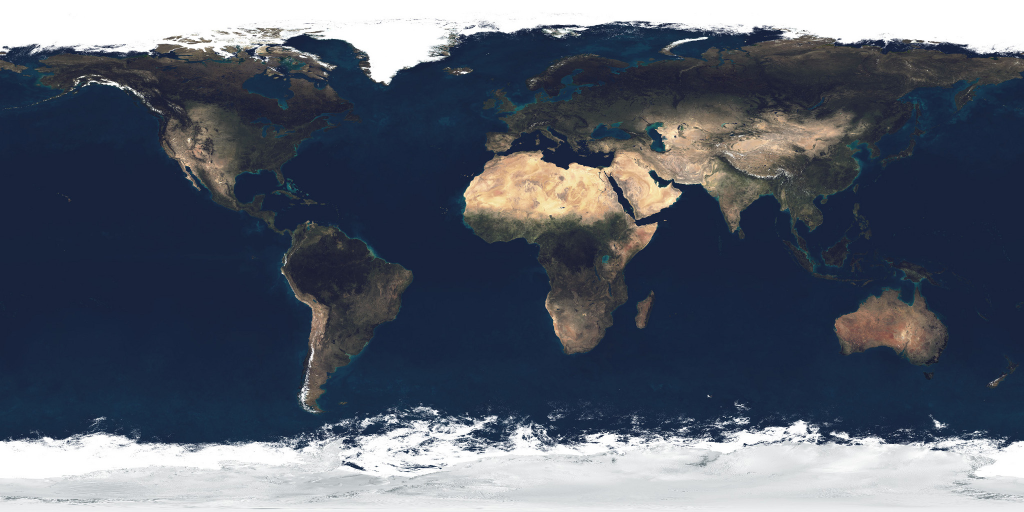
#> input picture tools/eclipse/tex/earth_atmos_2048.jpg, 2048 x 1024 px (shown at 1/2 size)
$ python -i comp.py   (imports and definitions only)
#> lines starting #> are read from the running program, lines starting #| are printed output that depends on the picture
#> further down, picture is the input picture: shape (1024, 2048, 3); mean B, G, R 107.3, 94.3, 87.1
### tools/eclipse/cam.py
"""Timeline for The Moon Shouldn't Fit: params(t) -> (floats, vec3s) for gl/scene.glsl."""
import math
import numpy as np
DUR = 21.0

def cl(x, a=0., b=1.): return min(max(x, a), b)
def sm(a, b, x): x = cl((x - a) / (b - a)); return x * x * (3 - 2 * x)
def lerp(a, b, x): return a + (b - a) * x
def un(v): v = np.asarray(v, float); return v / np.linalg.norm(v)

BASE = dict(uT=0., uShot=0, uZoom=1, uMR=1, uExp=1, uDark=0, uFov=.5, uA=0, uB=0, uSky=0, uPhot=1,
            uMoonC=[0, 0, 0], uBead=[0, 0, 0], uCamP=[0, 0, 5], uCamT=[0, 0, 0], uSun=[1, 0, 0], uCen=[0, 0, 0])
L = un([1, .3, .55]); SIDE = un(np.cross(L, [0, 1, 0])); UP = np.cross(SIDE, L)

# [8 lines left out: function bead_for, not called in this run]

def totality(t, mc, mr, zoom, sky=1., cor=1., cen=(0, 0)):
    return dict(uShot=0, uZoom=zoom, uMR=mr, uExp=1., uDark=cor, uSky=sky, uPhot=1., uMoonC=[mc[0], mc[1], 0],
                uBead=bead_for(mc, mr), uCen=[cen[0], cen[1], 0])

# [52 lines left out: function params, not called in this run]

### tools/eclipse/comp.py
"""python3 comp.py plates|frames|video OUT [scale]   plates: shader renders; frames: bloom, grain, text; video: encode."""
import json, os, subprocess, sys
import numpy as np
from PIL import Image, ImageDraw, ImageFilter, ImageFont
import cam

FPS = 30
NF = int(round(cam.DUR * FPS))
FD = '/usr/share/fonts/opentype/inter/'
def font(sz, w='Black'): return ImageFont.truetype(FD + f'Inter-{w}.otf', sz)

# (t0, t1, [(text, size, weight)]): one short line per beat, top third
TEXT = [
    (0.15, 2.35, [("THE MOON", 132, 'Black'), ("SHOULDN'T FIT.", 104, 'Black')]),
    (2.75, 4.0, [("THE SUN IS 400× WIDER.", 76, 'Black')]),
    (4.05, 5.35, [("AND ABOUT 400×", 76, 'Black'), ("FARTHER AWAY.", 76, 'Black')]),
    (5.45, 6.45, [("SO THEY FIT.", 96, 'Black')]),
    (6.7, 9.95, [("FOR A FEW MINUTES,", 72, 'Black'), ("DAY TURNS TO NIGHT.", 72, 'Black')]),
    (10.05, 11.45, [("BUT IT'S", 130, 'Black'), ("ENDING.", 130, 'Black')]),
    (11.65, 13.3, [("THE MOON DRIFTS", 74, 'Black'), ("3.8 CM AWAY EVERY YEAR.", 74, 'Black')]),
    (13.4, 14.95, [("SOME ECLIPSES", 84, 'Black'), ("ALREADY MISS.", 84, 'Black')]),
    (15.05, 16.95, [("IN ABOUT 600 MILLION YEARS,", 66, 'Black'), ("THE LAST ONE.", 96, 'Black')]),
    (17.15, 19.45, [("YOU WERE BORN", 92, 'Black'), ("IN THE WINDOW.", 92, 'Black')]),
    (19.6, 21.0, [("NEXT ONE: 2 AUG 2027", 76, 'Black'), ("6 MIN 23 S OF NIGHT.", 64, 'Black')]),
]
TOP = 250

def env(t, a, b, fi=.18, fo=.22): return min(max((t - a) / fi, 0), 1) * min(max((b - t) / fo, 0), 1)

def plate_path(O, i): return f'{O}/plates/p{i:04d}.png'

# [11 lines left out: function do_plates, not called in this run]

def bloom(img):
    H, W = img.shape[:2]
#> H = 1024; W = 2048
    lum = img.max(2, keepdims=True)
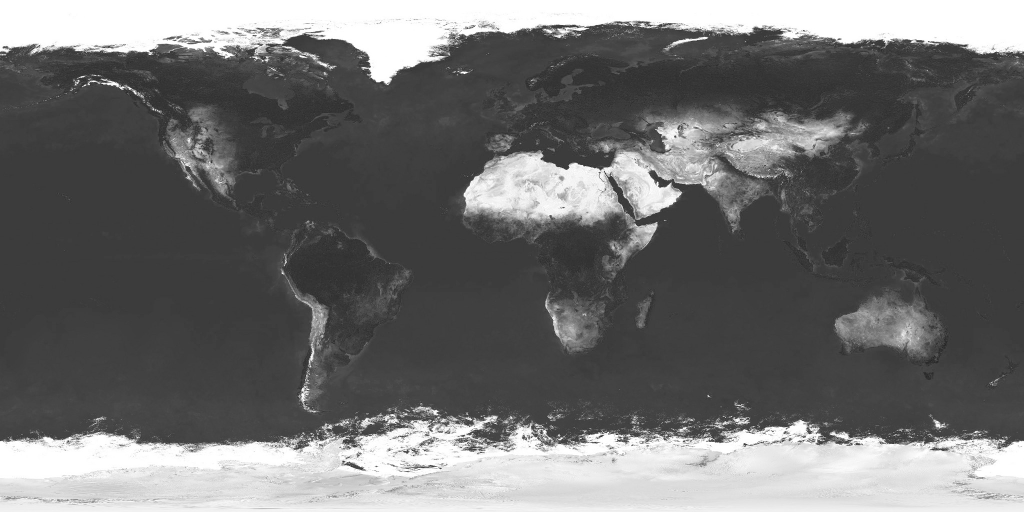
#> lum: shape (1024, 2048, 1) (shown at 1/2 size); min 13, max 255, mean 110.6
    br = np.clip((lum - .62) / .38, 0, 1) ** 1.5 * img
    b = Image.fromarray(np.clip(br * 255, 0, 255).astype(np.uint8))
    out = img.copy()
    for div, rad, k in ((1, 6, .25), (4, 14, .35), (12, 22, .45)):
        small = b.resize((max(W // div, 8), max(H // div, 8)), Image.BILINEAR).filter(ImageFilter.GaussianBlur(rad))
        out += np.asarray(small.resize((W, H), Image.BICUBIC), np.float32) / 255 * k
    return 1 - (1 - np.clip(out, 0, 1.6) / 1.6) ** 1.6 if False else np.clip(out, 0, 1)

# [20 lines left out: function text_layer, not called in this run]

rng = np.random.default_rng(3)
# [13 lines left out: function frame, not called in this run]

# [14 lines not run here, left out]

>>> import cv2
>>> picture = cv2.imread('tex/earth_atmos_2048.jpg')
#> (the run stopped early here; a loop or call above may not have finished)
